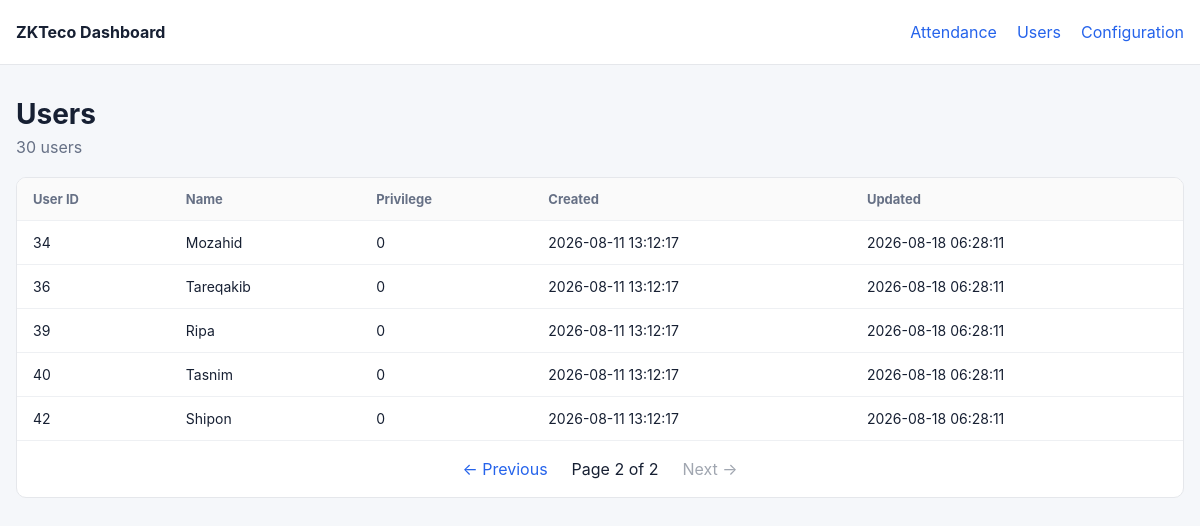
Page /users?page=2 on the committed database.
### tables this page shows
CREATE TABLE users (
            user_id TEXT PRIMARY KEY,
            name TEXT,
            privilege TEXT,
            created_at TEXT DEFAULT CURRENT_TIMESTAMP,
            updated_at TEXT DEFAULT CURRENT_TIMESTAMP
        );

### dashboard/app.py (the view)
@app.route("/users")
def users():
    try:
        page = max(1, int(request.args.get("page", 1)))
    except ValueError:
        page = 1
    per_page = 25
    offset = (page - 1) * per_page
    db = get_db()
    total = db.execute(
        "SELECT COUNT(*) FROM users"
    ).fetchone()[0]
    rows = db.execute(
        """
        SELECT
            user_id,
            name,
            privilege,
            created_at,
            updated_at
        FROM users
        ORDER BY CAST(user_id AS INTEGER), user_id
        LIMIT ? OFFSET ?
        """,
        (per_page, offset),
    ).fetchall()
    db.close()
    total_pages = max(1, (total + per_page - 1) // per_page)
    return render_template(
        "users.html",
        rows=rows,
        page=page,
        total=total,
        total_pages=total_pages,
    )

### dashboard/app.py (called while the page is built)
def get_db():
    db = sqlite3.connect(DB_FILE)
    db.row_factory = sqlite3.Row
    return db

### dashboard/templates/users.html
{% extends "base.html" %}
{% block content %}
<div class="page-header">
    <div>
        <h1>Users</h1>
        <p>{{ total }} users</p>
    </div>
</div>
<div class="card">
    <div class="table-wrap">
        <table>
            <thead>
                <tr>
                    <th>User ID</th>
                    <th>Name</th>
                    <th>Privilege</th>
                    <th>Created</th>
                    <th>Updated</th>
                </tr>
            </thead>
            <tbody>
            {% for row in rows %}
                <tr>
                    <td>{{ row.user_id }}</td>
                    <td>{{ row.name }}</td>
                    <td>{{ row.privilege }}</td>
                    <td>{{ row.created_at }}</td>
                    <td>{{ row.updated_at }}</td>
                </tr>
            {% else %}
                <tr>
                    <td colspan="5" class="empty">No users found.</td>
                </tr>
            {% endfor %}
            </tbody>
        </table>
    </div>
    {% include "_pagination.html" %}
</div>
{% endblock %}

### dashboard/static/style.css (style rules this page uses)
* { box-sizing: border-box; }
body { margin: 0; background: #f5f7fa; color: #172033; font-family: -apple-system, BlinkMacSystemFont, "Segoe UI", sans-serif; }
.page-header { margin-bottom: 20px; }
h1 { margin: 0 0 6px; font-size: 28px; }
p { margin: 0; color: #667085; }
.card { background: white; border: 1px solid #e5e7eb; border-radius: 10px; overflow: hidden; }
.table-wrap { overflow-x: auto; }
table { width: 100%; border-collapse: collapse; }
th, td { padding: 13px 16px; text-align: left; border-bottom: 1px solid #eef0f3; white-space: nowrap; }
th { background: #fafafa; font-size: 13px; color: #667085; }
td { font-size: 14px; }

### rows in the picture
users: user_id "34", name "Mozahid", privilege "0", created_at "2026-08-11 13:12:17", updated_at "2026-08-18 06:28:11"
users: user_id "36", name "Tareqakib", privilege "0", created_at "2026-08-11 13:12:17", updated_at "2026-08-18 06:28:11"
users: user_id "39", name "Ripa", privilege "0", created_at "2026-08-11 13:12:17", updated_at "2026-08-18 06:28:11"
users: user_id "40", name "Tasnim", privilege "0", created_at "2026-08-11 13:12:17", updated_at "2026-08-18 06:28:11"
users: user_id "42", name "Shipon", privilege "0", created_at "2026-08-11 13:12:17", updated_at "2026-08-18 06:28:11"

### other values in the picture
{{ total }} "30"
{{ page }} "2"
{{ total_pages }} "2"
